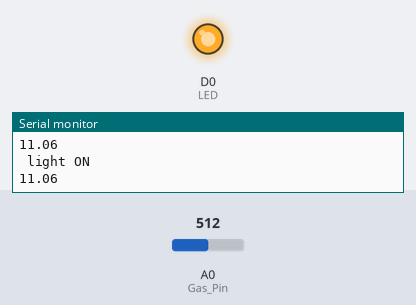
This sketch was run on a simulated ESP8266 (NodeMCU). On the bench: output pins drawn as LEDs (lit = HIGH), the last lines printed to the serial monitor. The test bench sets the inputs (shaded band); at power-on: A0 (Gas_Pin) = 512.

Above: at 1.2 s.
1.3 s: A0 (Gas_Pin) set to 307
2.8 s: A0 (Gas_Pin) set to 287
At 3.4 s:
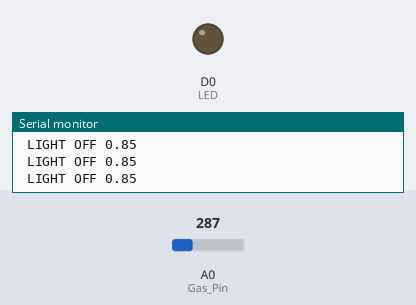
4.4 s: A0 (Gas_Pin) set to 306
At 5.7 s:
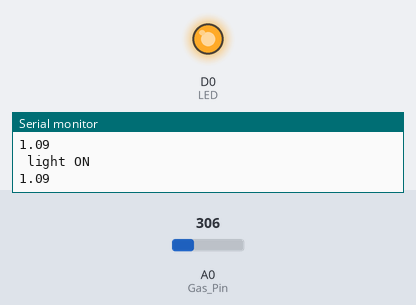
6.0 s: A0 (Gas_Pin) set to 122
At 7.3 s:
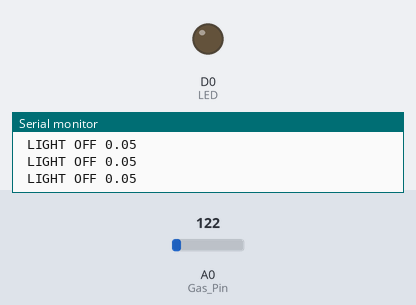
Timing chart, 0 to 8.6 s (numbered marks = the images above; inputs shaded):
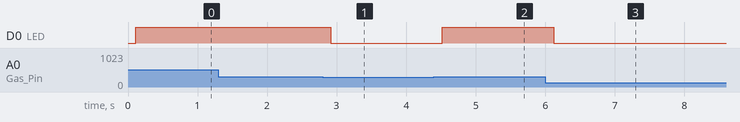

Measured:
- the behaviour switches between 300 and 299 on A0 (Gas_Pin) (found by bisection; images 0 and 1)
- after the input at 2.8 s, D0 (LED): HIGH → LOW after 0.12 s
- after the input at 4.4 s, D0 (LED): LOW → HIGH after 0.12 s
- after the input at 6.0 s, D0 (LED): HIGH → LOW after 0.12 s

The sketch:

fsd.ino
```cpp
#include <ESP8266WiFi.h>
#define RL 10.0 // the value of RL is 10K
#define m -0.36848 // using formula y = mx+c and the graph in the datasheet
#define c 1.105 // btained by before calculation
#define R0 1.9
#define b 1.0
#define LED D0 // pin for fan
double gas;
#define Gas_Pin A0
void setup()
{
Serial.begin(9600);
pinMode(LED,OUTPUT);
delay(10);
pinMode(Gas_Pin,INPUT);
}
//int ppm1()
//{
 // float sensor_volt; //Define variable for sensor voltage
 // float RS_gas; //Define variable for sensor resistance
 // float ratio; //Define variable for ratio
 // float sensorValue = analogRead(Gas_Pin); //Read analog values of sensor
  //sensor_volt = sensorValue*(5.0/1023.0); //Convert analog values to voltage
  //RS_gas = ((5.0*10.0)/sensor_volt)-10.0; //Get value of RS in a gas
 // ratio = RS_gas/R0;  // Get ratio RS_gas/RS_air
 // double ppm_log = (log10(ratio)-c)/m; //Get ppm value in linear scale according to the the ratio value
 // float ppm = pow(10, ppm_log); //Convert ppm value to log scale
  //Serial.println(ppm);
  // delay(200);
  //return(ppm);
//}
void loop()
{
  //gas = ppm1();
  //Serial.println(ppm1());
   float sensor_volt; //Define variable for sensor voltage
  float RS_gas; //Define variable for sensor resistance
  float ratio; //Define variable for ratio
  float sensorValue = analogRead(Gas_Pin); //Read analog values of sensor
  sensor_volt = sensorValue*(5.0/1023.0); //Convert analog values to voltage
  RS_gas = ((5.0*10.0)/sensor_volt)-10.0; //Get value of RS in a gas
  ratio = RS_gas/R0;  // Get ratio RS_gas/RS_air
  double ppm_log = (log10(ratio)-c)/m; //Get ppm value in linear scale according to the the ratio value
  float ppm = pow(10, ppm_log); //Convert ppm value to log scale
  Serial.println(ppm);

delay(100);
if (ppm>b)
{
  digitalWrite(  LED,  HIGH );
  Serial.println(" light ON ");
}
else{
  digitalWrite(LED,LOW);
  Serial.print(" LIGHT OFF ");
}
}
```
